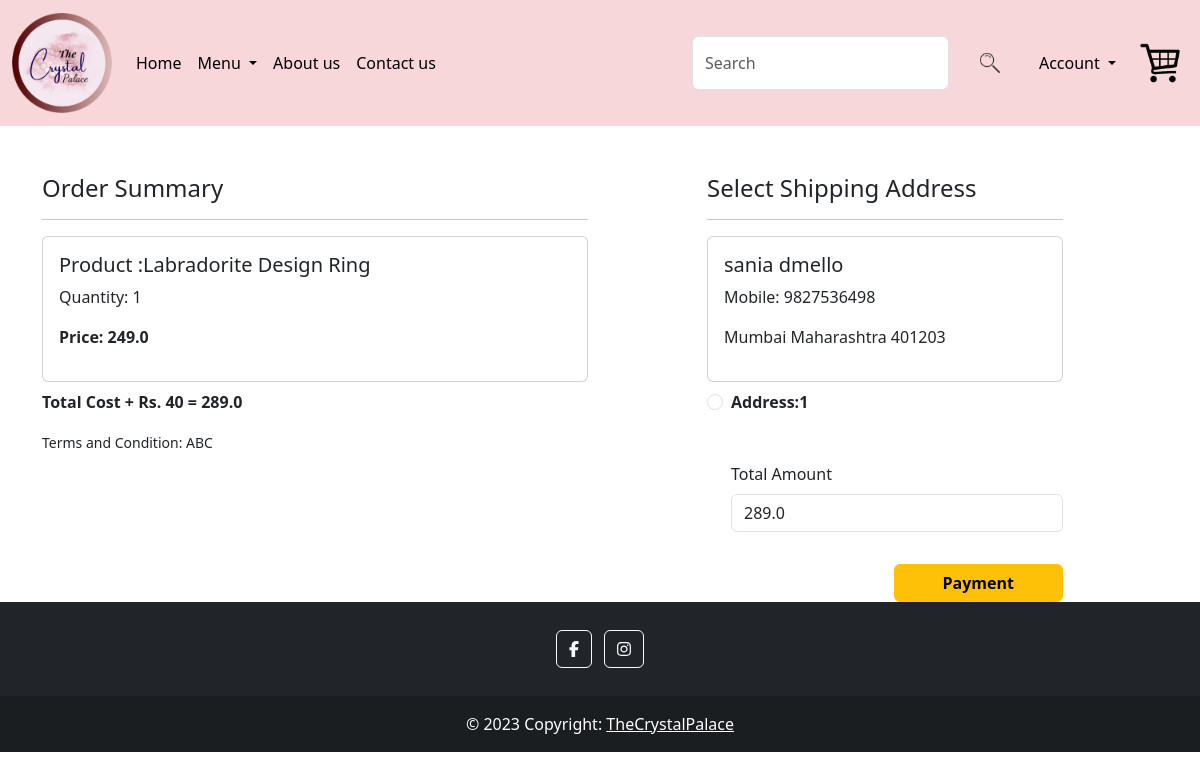
Screenshot of /checkout/ (signed in) with the database file from the repository.
### app/models.py (models this page shows, shortened)
class Cart(models.Model):
    user = models.ForeignKey(User,on_delete=models.CASCADE)
    product = models.ForeignKey(Product,on_delete=models.CASCADE)
    quantity = models.PositiveIntegerField(default=1)

class Product(models.Model):
    title = models.CharField(max_length=100)
    selling_price = models.FloatField()
    discounted_price = models.FloatField()
    description = models.TextField()
    benefits = models.TextField(default=' ')
    customization = models.TextField(default=' ')
    category = models.CharField(choices=CATEGORY_CHOICES, max_length=2)
    product_image = models.ImageField(upload_to='product')

class Customer(models.Model):
    user = models.ForeignKey(User,on_delete=models.CASCADE)
    name = models.CharField(max_length=200)
    village = models.CharField(max_length=200)
    landmark = models.CharField(max_length=200)
    city = models.CharField(max_length=100)
    mobile = models.IntegerField(default=0)
    pincode = models.IntegerField()
    state = models.CharField(choices=STATE_CHOICES,max_length=100)

### app/views.py (the view, shortened to what this page needs)
# urls.py: path('checkout/', views.checkout.as_view(), name="checkout"),
@method_decorator(login_required,name='dispatch')
class checkout(View):
    def get(self,request):
        user=request.user
        add=Customer.objects.filter(user=user)
        cart_items=Cart.objects.filter(user=user)
        famount = 0
        for p in cart_items:
            value=p.quantity * p.product.discounted_price
            famount = famount + value
        totalamount = famount + 40
        razoramount = int(totalamount * 100)
        client = razorpay.Client(auth=(settings.RAZOR_KEY_ID, settings.RAZOR_KEY_SECRET))
        data = {"amount" :razoramount, "currency":"INR","receipt":"order_rcptid_12"}
        payment_response = client.order.create(data=data)
        print(payment_response)
        order_id = payment_response['id']
        order_status = payment_response['status']
        return render(request, 'app/checkout.html',locals())

### app/templates/app/checkout.html (shortened to what this page needs)
{% extends 'app/base.html' %}
{% load static %}
{% block main-content %}
<div class="container">
  <div class="row mt-5">
    <div class="col-sm-6">
      <h4>Order Summary</h4>
      <hr />
      {% for item in cart_items %}
      <div class="card mb-2">
        <div class="card-body">
          <h5>Product :{{item.product.title}}</h5>
          <p>Quantity: {{item.quantity}}</p>
          <p class="fw-bold">Price: {{item.product.discounted_price}}</p>
        </div>
      </div>
      {% endfor %}
      <p class="fw-bold">Total Cost + Rs. 40 = {{totalamount}}</p>
      <small> Terms and Condition: ABC</small>
    </div>
    <div class="col-sm-4 offset-sm-1">
      <h4>Select Shipping Address</h4>
      <hr />
      <form method="post" id="myform">
        {% csrf_token %} {% for ad in add %}
        <div class="card">
          <div class="card-body">
            <h5>{{ad.name}}</h5>
            <p>Mobile: {{ad.mobile}}</p>
            <p>{{ad.locality}} {{ad.city}} {{ad.state}} {{ad.pincode}}</p>
          </div>
        </div>
        <div class="form-check mt-2 mb-5">
          <input
            class="form-check-input"
            type="radio"
            name="custid"
            id="custadd{{forloop.counter}}"
            value="{{ad.id}}"
          />
          <label
            class="form-check-label fw-bold"
            for="custadd{{forloop.counter}}"
          >
            Address:{{forloop.counter}}
          </label>
        </div>
        {% endfor %}
        <div class="form-check mb-3">
          <label for="totalamount" class="form-label">Total Amount</label>
          <input
            type="number"
            class="form-control"
            name="totalamount"
            value="{{totalamount}}"
            readonly
          />
        </div>
        <div class="text-end">
          <button id="rzp-button1" type="submit" class="btn btn-warning mt-3 px-5 fw-bold">Payment</button>
        </div>
      </form>
    </div>
  </div>
</div>
{% endblock main-content %}

### app/static/app/css/style.css (style rules this page uses)
.row::after { content: ""; clear: both; display: table; }

### rows the page displays
Cart: product "Labradorite Design Ring", quantity "1", product.discounted_price "249.0"
Customer: name "sania dmello", mobile "9827536498", city "Mumbai", state "Maharashtra", pincode "401203"

### other values shown
{{ totalamount }} "289.0"
